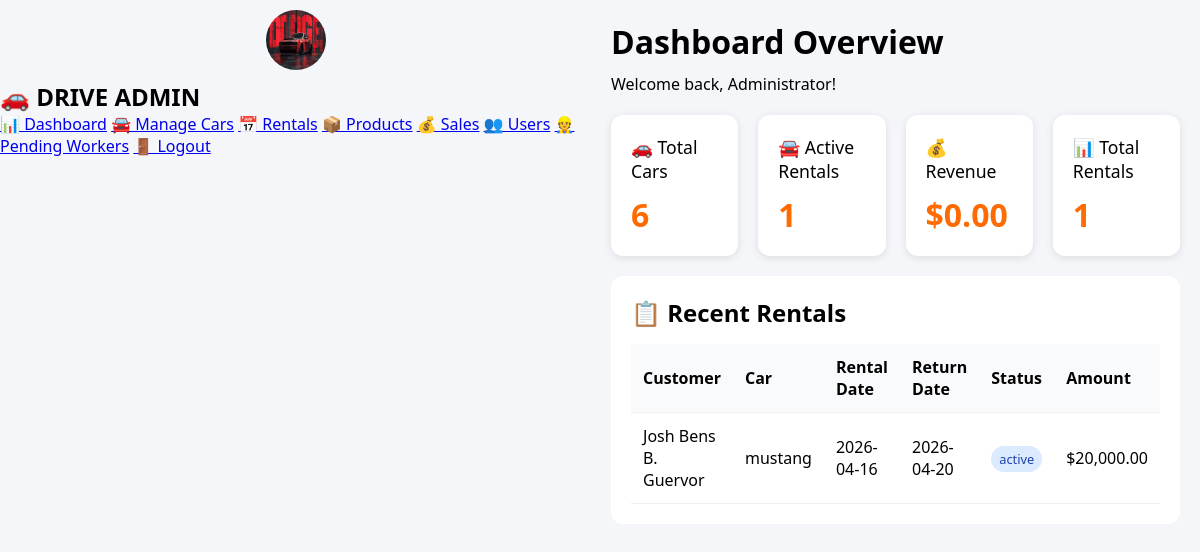
/admin/admin.php (signed in), run on the app's committed database.
### tables this page shows
CREATE TABLE `rentals` (
  `id` int(11) NOT NULL,
  `car_id` int(11) DEFAULT NULL,
  `customer_name` varchar(100) NOT NULL,
  `customer_phone` varchar(20) DEFAULT NULL,
  `rental_date` date NOT NULL,
  `return_date` date NOT NULL,
  `total_days` int(11) DEFAULT NULL,
  `total_cost` decimal(10,2) DEFAULT NULL,
  `status` enum('pending','active','completed','cancelled') DEFAULT 'pending',
  `created_at` timestamp NOT NULL DEFAULT current_timestamp()
);

CREATE TABLE `cars` (
  `id` int(11) NOT NULL,
  `car_name` varchar(100) NOT NULL,
  `brand` varchar(50) DEFAULT NULL,
  `model` varchar(50) DEFAULT NULL,
  `year` int(11) DEFAULT NULL,
  `plate_number` varchar(20) DEFAULT NULL,
  `price_per_day` decimal(10,2) NOT NULL,
  `description` text DEFAULT NULL,
  `image` varchar(255) DEFAULT NULL,
  `status` enum('available','rented','maintenance') DEFAULT 'available',
  `created_at` timestamp NOT NULL DEFAULT current_timestamp()
);

### admin/admin.php (the view, shortened to what this page needs)
<?php
require_once '../config/database.php';
$stmt = $pdo->query("SELECT COUNT(*) as total FROM cars");
$total_cars = $stmt->fetch()['total'];
$stmt = $pdo->query("SELECT COUNT(*) as total FROM rentals WHERE status = 'active'");
$active_rentals = $stmt->fetch()['total'];
$stmt = $pdo->query("SELECT SUM(total_cost) as revenue FROM rentals WHERE status = 'completed'");
$revenue = $stmt->fetch()['revenue'] ?? 0;
$stmt = $pdo->query("SELECT COUNT(*) as total FROM rentals");
$total_rentals = $stmt->fetch()['total'];
$stmt = $pdo->query("SELECT r.*, c.car_name FROM rentals r LEFT JOIN cars c ON r.car_id = c.id ORDER BY r.id DESC LIMIT 5");
$recent_rentals = $stmt->fetchAll();
?>
<!DOCTYPE html>
<html>
<head>
    <link rel="stylesheet" href="../assets/css/admin.css">
</head>
<body>
<div class="dashboard">
     <div class="sidebar">
        <img src="./assets/images/download (4).jpg" class="profile-img" style="width:60px;height:60px;border-radius:50%;margin:10px auto;display:block;">
        <h2>🚗 DRIVE ADMIN</h2>
        <a href="dashboard.php" class="btn-nav">📊 Dashboard</a>
        <a href="manage_car.php" class="btn-nav">🚘 Manage Cars</a>
        <a href="rentals.php" class="btn-nav">📅 Rentals</a>
        <a href="products.php" class="btn-nav">📦 Products</a>
        <a href="sales.php" class="btn-nav">💰 Sales</a>
        <a href="users.php" class="btn-nav">👥 Users</a>
        <a href="pending_workers.php" class="btn-nav">👷 Pending Workers</a>
        <a href="../p_login/logout.php" class="btn-nav">🚪 Logout</a>
    </div>
    <div class="main">
        <h1>Dashboard Overview</h1>
        <p>Welcome back, <?= htmlspecialchars($_SESSION['full_name']) ?>!</p>
        <div class="cards">
            <div class="card">🚗 Total Cars<br><h2><?= $total_cars ?></h2></div>
            <div class="card">🚘 Active Rentals<br><h2><?= $active_rentals ?></h2></div>
            <div class="card">💰 Revenue<br><h2>$<?= number_format($revenue, 2) ?></h2></div>
            <div class="card">📊 Total Rentals<br><h2><?= $total_rentals ?></h2></div>
        </div>
        <div class="panel">
            <h2>📋 Recent Rentals</h2>
            <table>
                <thead>
                    <tr><th>Customer</th><th>Car</th><th>Rental Date</th><th>Return Date</th><th>Status</th><th>Amount</th></tr>
                </thead>
                <tbody>
                    <?php foreach($recent_rentals as $rental): ?>
                    <tr>
                        <td><?= htmlspecialchars($rental['customer_name']) ?></td>
                        <td><?= htmlspecialchars($rental['car_name'] ?? 'N/A') ?></td>
                        <td><?= $rental['rental_date'] ?></td>
                        <td><?= $rental['return_date'] ?></td>
                        <td><span class="status-<?= $rental['status'] ?>"><?= $rental['status'] ?></span></td>
                        <td>$<?= number_format($rental['total_cost'], 2) ?></td>
                    </tr>
                    <?php endforeach; ?>
                </tbody>
            </table>
        </div>
    </div>
</div>
</body>
</html>

### assets/css/admin.css (style rules this page uses)
* { margin: 0; padding: 0; box-sizing: border-box; }
body { font-family: 'Segoe UI', Tahoma, Geneva, Verdana, sans-serif; background: #f4f6f9; }
.dashboard { display: flex; min-height: 100vh; }
.main { flex: 1; padding: 20px; }
.main h1 { margin-bottom: 10px; }
.cards { display: grid; grid-template-columns: repeat(4, 1fr); gap: 20px; margin: 20px 0; }
.card { background: white; padding: 20px; border-radius: 12px; box-shadow: 0 2px 8px rgba(0,0,0,0.1); font-size: 1.1rem; }
.card h2 { margin-top: 10px; font-size: 2rem; color: #ff6b00; }
.panel { background: white; padding: 20px; border-radius: 12px; margin-top: 20px; }
.panel h2 { margin-bottom: 15px; }
table { width: 100%; border-collapse: collapse; }
th, td { padding: 12px; text-align: left; border-bottom: 1px solid #eee; }
th { background: #f8fafc; font-weight: 600; }
.status-active { background: #dbeafe; color: #1e40af; padding: 4px 8px; border-radius: 20px; font-size: 0.8rem; }

### data on the page
rentals: customer_name "Josh Bens B. Guervor", car.car_name "mustang", rental_date "2026-04-16", return_date "2026-04-20", status "active", total_cost "20,000.00"

### other printed values
$_SESSION['full_name'] "Administrator"
$total_cars "6"
$active_rentals "1"
$revenue "0.00"
$total_rentals "1"
